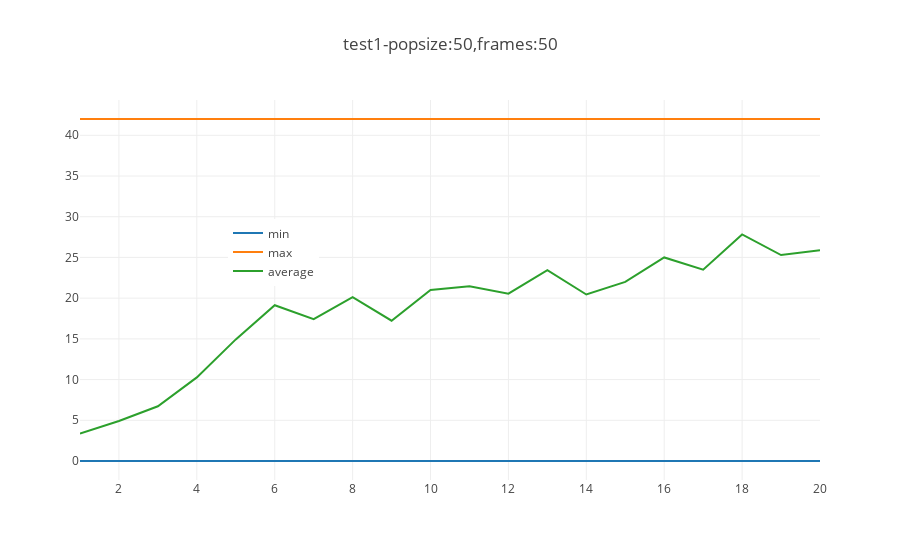

Notebook cell for this chart:
### Code cell
"""
test 1
- popsize = 50
- frames = 50
"""



lock = mp.Lock() #create a globle locker

generation = 20 # number of generations
gametitle = 'Assault-v0'
env = gym.make(gametitle)

processes = 4 # how many to run concurrently (4 is best for my local desktop)
frames = 50 #total frames each play
tpopsize = 50 #teamPopSize
rtpopSize = 0 #rTeamPopSize
action=range(env.action_space.n) #action space
rs = 0 #randseed
curr_gap = 0.5 #gap
tgap = 0.5 #tourneyGap
pLearnerD = 0.7 #learner delete
pLearnerA = 0.7 #learner add
pMutation = 0.2 #player mutation rate
pAIT = 0.5 #pActionIsTeam
mts = 5 #maxTeamSize
mps = 96 #maxProgramSize
ppd = 0.5 #pProgramDelete
ppa = 0.5 #pProgramAdd
pps = 1.0 #pProgramSwap
ppm = 1.0 #pProgramMutate
ppit = None #popInit
ar = (0.0, 1.0, 0.05) #actionRange

print("test conditions: ",
     "\ngeneration:",generation,
     "\ngametitle:",gametitle,
     "\nprocesses:",processes,
     "\nframes:",frames,
     "\ntpopsize:",tpopsize,
     "\nrtpopsize:",rtpopSize,
     "\naction:",action,
     "\nrandomseed:",rs,
     "\ncurr_gap:",curr_gap,
     "\ntgap:",tgap,
     "\npLearnerD",pLearnerD,
)

data = []
    
summary = gamebegin(generation,gametitle,processes,frames,action, rs, tpopsize, rtpopSize,
            curr_gap, pLearnerD, pLearnerA, pMutation,
            pAIT, mts, mps,
            ppd, ppa, pps,
            ppm, ppit, tgap,
            ar)
#legend
data.append(go.Scatter(x=[i+1 for i in range(len(summary[1]))],y=[i[0] for i in summary[1]],name='min'))
data.append(go.Scatter(x=[i+1 for i in range(len(summary[1]))],y=[i[1] for i in summary[1]],name='max'))
data.append(go.Scatter(x=[i+1 for i in range(len(summary[1]))],y=[i[2] for i in summary[1]],name='average'))

fig = go.Figure(data=data,layout=go.Layout(showlegend=True,legend={'x':0.2,'y':0.6},title='test1-popsize:50,frames:50'))
iplot(fig)

#time compare
print('Time cost',summary[0])

### Figure 1 — Plotly figure (JSON) as saved in the notebook; plotly's stock layout.template omitted (floating-point values rounded to 4 significant figures)
{"data": [{"name": "min", "type": "scatter", "uid": "ec845040-f26c-11e8-abf3-7cb0c2481b6f", "x": [1, 2, 3, 4, 5, 6, 7, 8, 9, 10, 11, 12, 13, 14, 15, 16, 17, 18, 19, 20], "y": [0, 0, 0, 0, 0, 0, 0, 0, 0, 0, 0, 0, 0, 0, 0, 0, 0, 0, 0, 0]}, {"name": "max", "type": "scatter", "uid": "ec845041-f26c-11e8-abf3-7cb0c2481b6f", "x": [1, 2, 3, 4, 5, 6, 7, 8, 9, 10, 11, 12, 13, 14, 15, 16, 17, 18, 19, 20], "y": [42, 42, 42, 42, 42, 42, 42, 42, 42, 42, 42, 42, 42, 42, 42, 42, 42, 42, 42, 42]}, {"name": "average", "type": "scatter", "uid": "ec845042-f26c-11e8-abf3-7cb0c2481b6f", "x": [1, 2, 3, 4, 5, 6, 7, 8, 9, 10, 11, 12, 13, 14, 15, 16, 17, 18, 19, 20], "y": [3.36, 4.915, 6.72, 10.27, 14.93, 19.13, 17.43, 20.12, 17.23, 21, 21.47, 20.54, 23.44, 20.45, 22, 25, 23.5, 27.82, 25.3, 25.88]}], "layout": {"legend": {"x": 0.2, "y": 0.6}, "showlegend": true, "title": "test1-popsize:50,frames:50"}}
